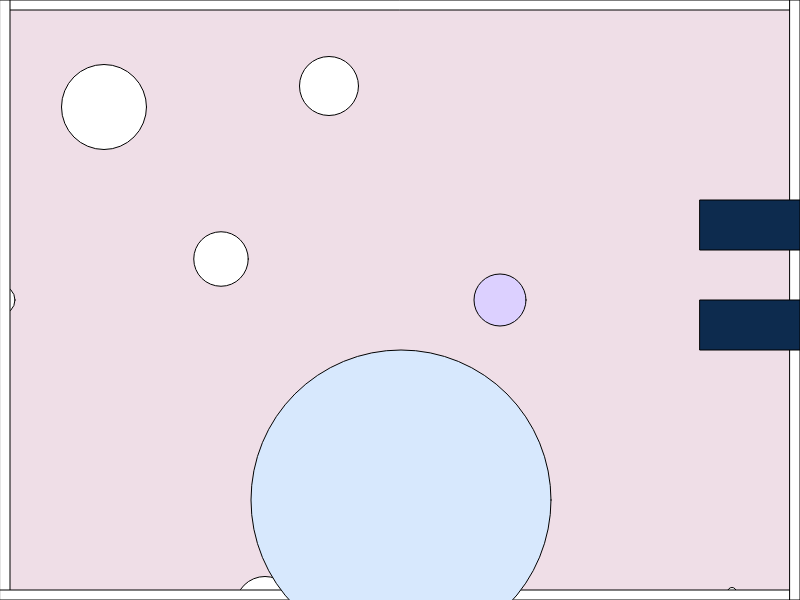
Frame 1 (no input)
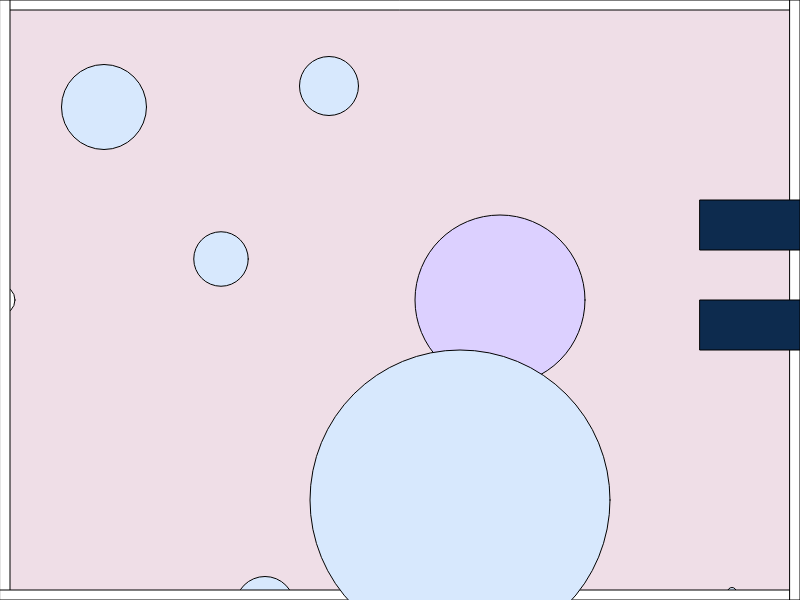
Frame 60 (no input)
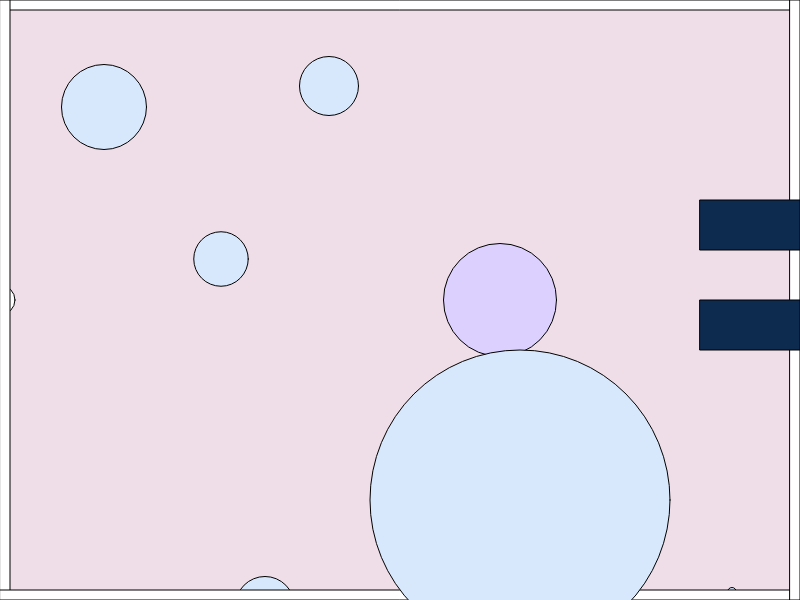
Frame 120 (the mouse pressed at the canvas centre since frame 60)

The p5.js sketch that drew these frames (run headless with seeded random() and noise() and a simulated clock; from frame 60 on, the mouse is pressed at the canvas centre):

// p5.js sketch
// ── sketch.js
// lavender circle
var x = 500;
var y = 300;
var diameter = 50;



// this is my player
var mousex = 0;
var mousey = 300;

// blue  moving circle
var speed = 20;
var movement = 1;
var a = 400;
var b = 500;
var diameter1 = 300;

// mouse clicked circle 
var dotx;
var doty;

//declaring arrays
var myXs = [];
var myYs = [];
var myDiameters = [];


function setup() 
{
    createCanvas(800, 600);
    drawCharacter(mousex, mousey, 30);

    // creating arrays
    var x = 50;
    var y = 50;
    var diameter = 25;
    for(var i = 0; i < 5; i++)
    {
        myXs[i] = getRandomNumber(800);
        myYs[i] = getRandomNumber(600);
        myDiameters[i] = getRandomNumber(200);
        x += 50;
        y += 50;
        diameter += 25;
    }
}

function draw() 
{
    // this wipes out everything because it's being called all the time
    background(239, 222, 231); 

    //values to arrays
    for(var i = 0; i < myXs.length; i++)
        {
            circle(myXs[i],myYs[i],myDiameters[i]/2,50,120,120,50,120);
        }

    // create player 
    drawCharacter ();

    // boarders
    createBoarder (10);

    // gates of success 
    gates ();

    // enemy movement 
    if (a >= 700 || a <= 100)
    {
      movement*=-1;  
    }
    a += movement;
 
   /* if (x >= 300) 
    {
        x = 50;
    }
 
    if (y >= 300) 
    {
            y = 50;
    }*/
 
    if (diameter < 200) 
    {
        diameter += 2;
    } 
 
    else if (diameter >= 200) 
    {
        diameter = 25;
    }

    // enemies
    fill (220,208,255);
    circle(x,y,diameter);
    fill (215, 232, 253);
    circle(a,b,diameter1);

    // mouse clicked circle being called under draw
    circle(dotx, doty, 100); 

    // winner! 
    winner (20);

    // console.log(mousex); 
    // console.log(mousey);
}

//define random number
function getRandomNumber(number)
{
    return Math.floor(Math.random()*number)+10;
}

function gates()
{
    fill(13, 43, 78);
    rect(700,300,100,50);
    rect(700,200,100,50);
}

function createBoarder (thickness)
{
   // top border
   rect(0,0,width,thickness);
   // left border
   rect(0,0,thickness,height);
   // bottom border
   rect(0, height-thickness,width, thickness);
   // right upper border
   rect(width-thickness,0,thickness,height); 
}


function winner ()
{
   if (mousex > 800 && mousey > 250)
    {
        fill(0);
        textSize(25);
        text("You Win!", width/2-50, height/2-50);
    }  
}

function drawEnemies ()
{
    // this fill is for the growing black circle
    fill(0);
    circle(x, y, diameter);

    // this fill is for the grey circle
   fill(130);
   circle(a, b, diameter1); // grey circle that moves back and forth
}

function moveEnemy ()
{
    if (a >= 700 || a <= 100)
   {
     movement*=-1;  
   }
   a += movement;

  /* if (x >= 300) 
   {
       x = 50;
   }

   if (y >= 300) 
   {
           y = 50;
   }*/

   if (diameter < 200) 
   {
       diameter += 2;
   } 

   else if (diameter >= 200) 
   {
       diameter = 25;
   }
}

// draws circle when mouse is clicked
function mouseClicked() // mouse clicked circle
{
    fill(200);
    dotx = mouseX; //call new variable since circle is under draw
    doty = mouseY;
    console.log("hi" + mouseY);
}

// this is my player
function drawCharacter ()
{
    fill(255);
    circle(mousex, mousey, 30);
}

// this moves my character around
function keyPressed() 
{
    if (key == 'd') 
    {
        mousex += speed;
    } 
    else if (key == 'a') 
    {
        mousex -= speed;
    }
    else if (key == 'w')
    {
        mousey -= speed;
    }
    else if (key == 's')
    {
        mousey += speed;
    }   
}
